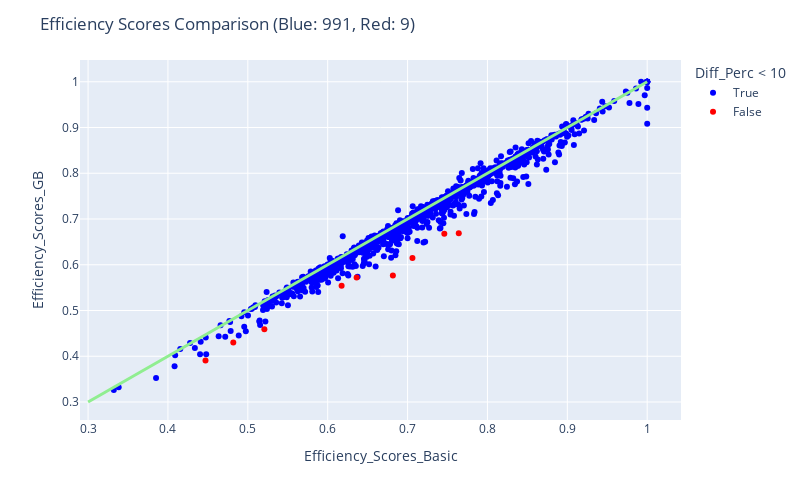

Notebook source saved alongside this figure:
### Code cell
fig = px.scatter(res_gb, x="Efficiency_Scores_Basic", y="Efficiency_Scores_GB", color = "Diff_Perc < 10", color_discrete_map= {True:"blue", False: "red"},
                 hover_data=["Efficiency_Scores_Basic", "Efficiency_Scores_GB", "Diff_Perc"] + [res_gb.index])


fig.add_traces(
    list(px.line(x = np.linspace(0.3, 1, num=2), y = np.linspace(0.3, 1, num=2)).select_traces())
)

fig.update_traces(line_color='lightgreen', line_width=3)

fig.update_layout(
    autosize=False,
    width=800,
    height=500,
    title_text=f"Efficiency Scores Comparison (Blue: {blue}, Red: {red})",
)

fig.show()

### Figure 1 — Plotly figure (JSON) as saved in the notebook; plotly's stock layout.template omitted (floating-point values rounded to 4 significant figures; data arrays with more than 128 entries replaced by an {"elided": "..."} marker saying what was removed)
{"data": [{"customdata": {"elided": "991x2 mixed values"}, "hovertemplate": "Diff_Perc < 10=True<br>Efficiency_Scores_Basic=%{x}<br>Efficiency_Scores_GB=%{y}<br>Diff_Perc=%{customdata[0]}<br>index=%{customdata[1]}<extra></extra>", "legendgroup": "True", "line": {"color": "lightgreen", "width": 3}, "marker": {"color": "blue", "symbol": "circle"}, "mode": "markers", "name": "True", "orientation": "v", "showlegend": true, "type": "scatter", "x": {"elided": "991 float values"}, "xaxis": "x", "y": {"elided": "991 float values"}, "yaxis": "y"}, {"customdata": [[12.49, "DMU 0135"], [10.69, "DMU 0146"], [12.93, "DMU 0329"], [10.27, "DMU 0662"], [15.42, "DMU 0663"], [11.88, "DMU 0697"], [10.06, "DMU 0805"], [10.47, "DMU 0844"], [12.61, "DMU 0991"]], "hovertemplate": "Diff_Perc < 10=False<br>Efficiency_Scores_Basic=%{x}<br>Efficiency_Scores_GB=%{y}<br>Diff_Perc=%{customdata[0]}<br>index=%{customdata[1]}<extra></extra>", "legendgroup": "False", "line": {"color": "lightgreen", "width": 3}, "marker": {"color": "red", "symbol": "circle"}, "mode": "markers", "name": "False", "orientation": "v", "showlegend": true, "type": "scatter", "x": [0.7641, 0.4818, 0.7061, 0.6174, 0.6816, 0.5207, 0.6362, 0.746, 0.447], "xaxis": "x", "y": [0.6686, 0.4303, 0.6148, 0.554, 0.5765, 0.4588, 0.5722, 0.6679, 0.3907], "yaxis": "y"}, {"hovertemplate": "x=%{x}<br>y=%{y}<extra></extra>", "legendgroup": "", "line": {"color": "lightgreen", "dash": "solid", "width": 3}, "marker": {"symbol": "circle"}, "mode": "lines", "name": "", "orientation": "v", "showlegend": false, "type": "scatter", "x": [0.3, 1], "xaxis": "x", "y": [0.3, 1], "yaxis": "y"}], "layout": {"autosize": false, "height": 500, "legend": {"title": {"text": "Diff_Perc < 10"}, "tracegroupgap": 0}, "margin": {"t": 60}, "title": {"text": "Efficiency Scores Comparison (Blue: 991, Red: 9)"}, "width": 800, "xaxis": {"anchor": "y", "autorange": true, "domain": [0, 1], "range": [0.2898, 1.042], "title": {"text": "Efficiency_Scores_Basic"}, "type": "linear"}, "yaxis": {"anchor": "x", "autorange": true, "domain": [0, 1], "range": [0.2607, 1.048], "title": {"text": "Efficiency_Scores_GB"}, "type": "linear"}}}
